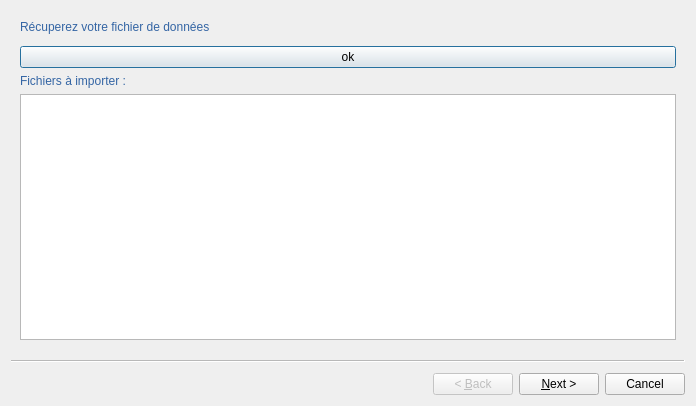
<?xml version="1.0" encoding="UTF-8"?>
<ui version="4.0">
 <class>wzd</class>
 <widget class="QWizard" name="wzd">
  <property name="geometry">
   <rect>
    <x>0</x>
    <y>0</y>
    <width>696</width>
    <height>406</height>
   </rect>
  </property>
  <property name="minimumSize">
   <size>
    <width>350</width>
    <height>250</height>
   </size>
  </property>
  <property name="maximumSize">
   <size>
    <width>700</width>
    <height>600</height>
   </size>
  </property>
  <property name="windowTitle">
   <string>import data</string>
  </property>
  <property name="windowOpacity">
   <double>0.960000000000000</double>
  </property>
  <property name="styleSheet">
   <string notr="true">font: 75 10pt &quot;Ubuntu Condensed&quot;;</string>
  </property>
  <property name="locale">
   <locale language="English" country="UnitedStates"/>
  </property>
  <widget class="QWizardPage" name="qwp1">
   <layout class="QVBoxLayout" name="verticalLayout_2">
    <item>
     <widget class="QLabel" name="lbl_files_put">
      <property name="styleSheet">
       <string notr="true">font: 75 13pt &quot;Ubuntu Condensed&quot;;
color: rgb(52, 101, 164);</string>
      </property>
      <property name="text">
       <string>Récuperez votre fichier de données</string>
      </property>
     </widget>
    </item>
    <item>
     <widget class="QgsFileWidget" name="flw_files_put">
      <property name="enabled">
       <bool>true</bool>
      </property>
      <property name="inputMethodHints">
       <set>Qt::ImhLatinOnly</set>
      </property>
     </widget>
    </item>
    <item>
     <widget class="QPushButton" name="phb_ok">
      <property name="text">
       <string>ok</string>
      </property>
     </widget>
    </item>
    <item>
     <widget class="QLabel" name="lbl_files_summary">
      <property name="minimumSize">
       <size>
        <width>200</width>
        <height>10</height>
       </size>
      </property>
      <property name="maximumSize">
       <size>
        <width>350</width>
        <height>50</height>
       </size>
      </property>
      <property name="styleSheet">
       <string notr="true">font: 75 13pt &quot;Ubuntu Condensed&quot;;
color: rgb(52, 101, 164);</string>
      </property>
      <property name="text">
       <string>Fichiers à importer :</string>
      </property>
     </widget>
    </item>
    <item>
     <widget class="QTextEdit" name="lwg_files_summary">
      <property name="acceptDrops">
       <bool>false</bool>
      </property>
     </widget>
    </item>
   </layout>
  </widget>
  <widget class="QWizardPage" name="qwp2">
   <layout class="QVBoxLayout" name="verticalLayout_3">
    <item>
     <widget class="QLabel" name="lbl_data">
      <property name="minimumSize">
       <size>
        <width>100</width>
        <height>10</height>
       </size>
      </property>
      <property name="maximumSize">
       <size>
        <width>350</width>
        <height>40</height>
       </size>
      </property>
      <property name="styleSheet">
       <string notr="true">font: 75 13pt &quot;Ubuntu Condensed&quot;;
color: rgb(52, 101, 164);</string>
      </property>
      <property name="text">
       <string>Nommez votre donnée :  </string>
      </property>
     </widget>
    </item>
    <item>
     <widget class="QLineEdit" name="lne_data">
      <property name="enabled">
       <bool>true</bool>
      </property>
      <property name="inputMethodHints">
       <set>Qt::ImhLatinOnly|Qt::ImhUrlCharactersOnly</set>
      </property>
      <property name="dragEnabled">
       <bool>true</bool>
      </property>
     </widget>
    </item>
    <item>
     <widget class="QLabel" name="lne_projection">
      <property name="minimumSize">
       <size>
        <width>250</width>
        <height>10</height>
       </size>
      </property>
      <property name="maximumSize">
       <size>
        <width>350</width>
        <height>40</height>
       </size>
      </property>
      <property name="styleSheet">
       <string notr="true">font: 75 13pt &quot;Ubuntu Condensed&quot;;
color: rgb(52, 101, 164);</string>
      </property>
      <property name="text">
       <string>Indiquez la projection de vos données :</string>
      </property>
     </widget>
    </item>
    <item>
     <widget class="QgsProjectionSelectionWidget" name="psw_projection"/>
    </item>
   </layout>
  </widget>
  <widget class="QWizardPage" name="qwp3">
   <layout class="QVBoxLayout" name="verticalLayout"/>
  </widget>
 </widget>
 <customwidgets>
  <customwidget>
   <class>QgsFileWidget</class>
   <extends>QWidget</extends>
   <header>qgsfilewidget.h</header>
  </customwidget>
  <customwidget>
   <class>QgsProjectionSelectionWidget</class>
   <extends>QWidget</extends>
   <header>qgsprojectionselectionwidget.h</header>
  </customwidget>
 </customwidgets>
 <resources/>
 <connections/>
</ui>
